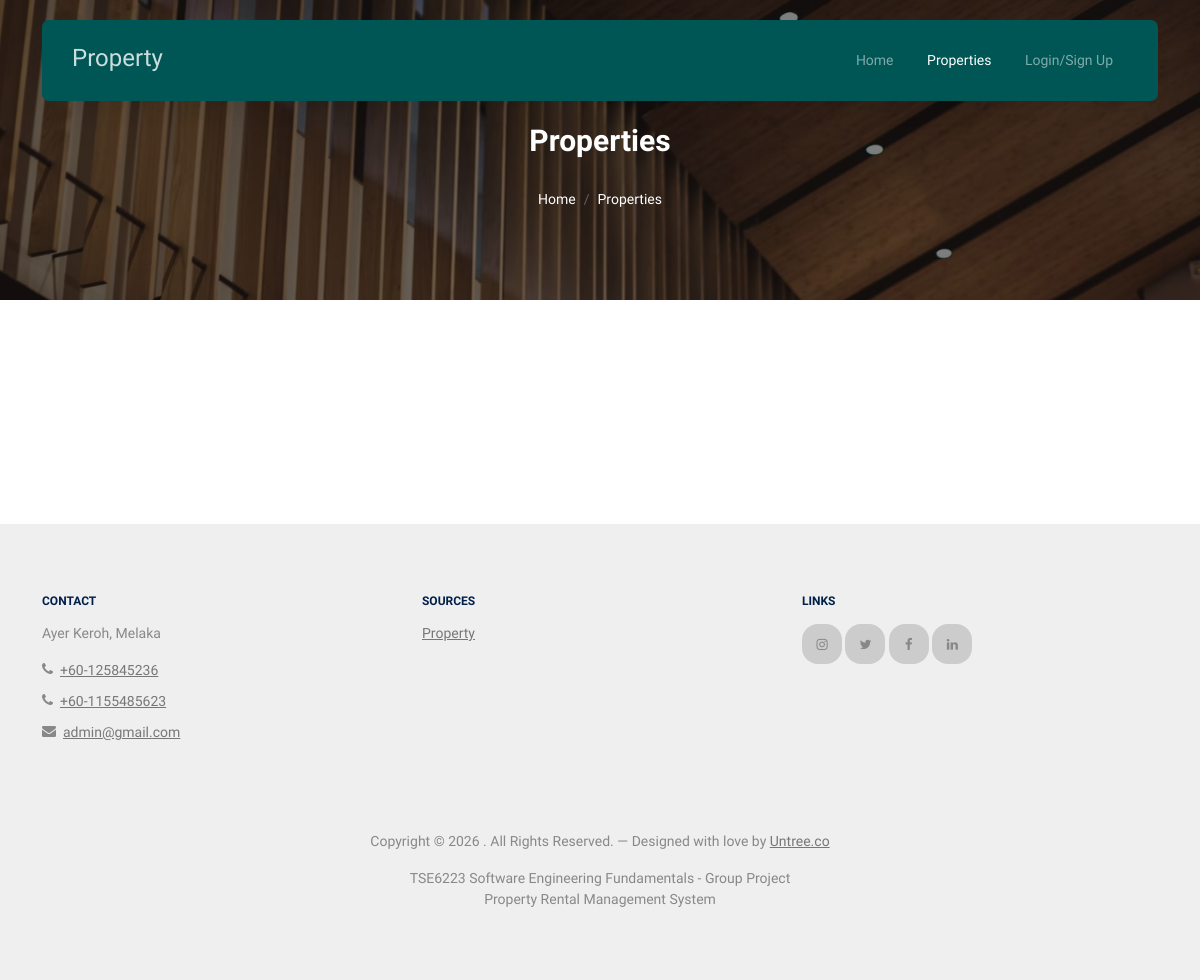
/properties.php, run on an earlier commit of the app's database.
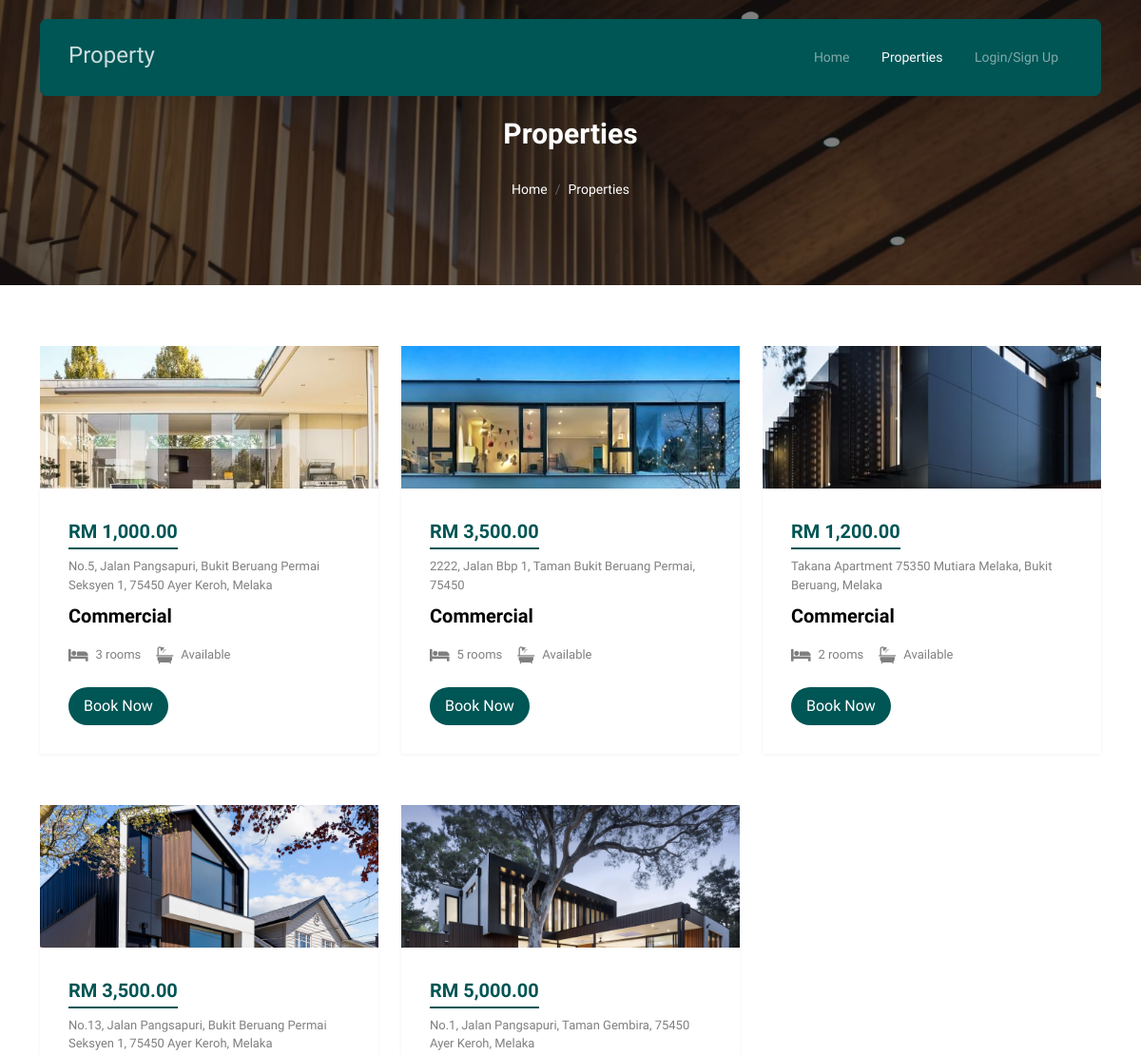
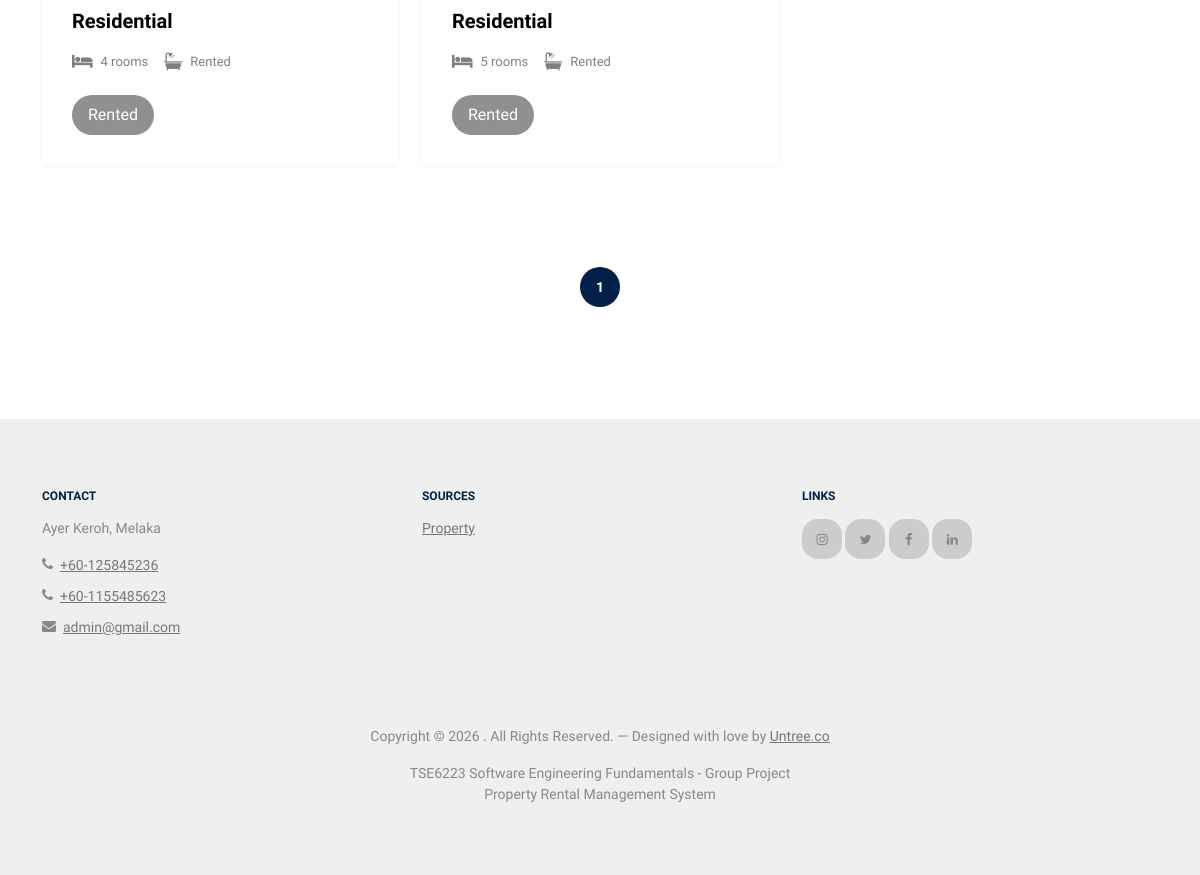
And on a later commit of the database (2 pictures, top to bottom).
### tables this page shows
CREATE TABLE `properties` (
  `property_id` int(11) NOT NULL,
  `property_name` varchar(100) NOT NULL,
  `property_type` enum('residential','commercial') NOT NULL,
  `address` text NOT NULL,
  `rental_price` decimal(10,2) NOT NULL,
  `number_of_rooms` int(11) DEFAULT NULL,
  `property_description` text DEFAULT NULL,
  `occupancy_status` enum('available','rented') DEFAULT 'available',
  `property_image` varchar(255) DEFAULT NULL,
  `activation` enum('active','inactive') NOT NULL,
  `created_at` timestamp NOT NULL DEFAULT current_timestamp()
);

### properties.php (the view, shortened to what this page needs)
<?php
include 'databaseconnection.php';
$propertyQuery = mysqli_query(
    $conn,
    "SELECT *
     FROM properties
     WHERE activation='active'
     ORDER BY property_id DESC"
);
?>
<!DOCTYPE html>
<html lang="en">
  <head>
    <link rel="stylesheet" href="fonts/icomoon/style.css" />
    <link rel="stylesheet" href="fonts/flaticon/font/flaticon.css" />
    <link rel="stylesheet" href="css/tiny-slider.css" />
    <link rel="stylesheet" href="css/aos.css" />
    <link rel="stylesheet" href="css/style.css" />
  </head>
  <body>
    <nav class="site-nav">
      <div class="container">
        <div class="menu-bg-wrap">
          <div class="site-navigation">
            <a href="index.html" class="logo m-0 float-start">Property</a>
            <ul
              class="js-clone-nav d-none d-lg-inline-block text-start site-menu float-end"
            >
              <li><a href="index.php">Home</a></li>
              <li class="active"> <a href="properties.php">Properties</a></li>
              <li><a href="login.php">Login/Sign Up</a></li>
            </ul>
          </div>
        </div>
      </div>
    </nav>
    <div
      class="hero page-inner overlay"
      style="background-image: url('images/hero_bg_1.jpg')"
    >
      <div class="container">
        <div class="row justify-content-center align-items-center">
          <div class="col-lg-9 text-center mt-5">
            <h1 class="heading" data-aos="fade-up">Properties</h1>
            <nav
              aria-label="breadcrumb"
              data-aos="fade-up"
              data-aos-delay="200"
            >
              <ol class="breadcrumb text-center justify-content-center">
                <li class="breadcrumb-item"><a href="index.php">Home</a></li>
                <li class="breadcrumb-item active text-white-50" aria-current="page" style="color: white !important">
                  Properties
                </li>
              </ol>
            </nav>
          </div>
        </div>
      </div>
    </div>
    <div class="section section-properties">
        <div class="container">
          <div class="row">
            <?php while($property = mysqli_fetch_assoc($propertyQuery)) {
                $isRented = ($property['occupancy_status'] === 'rented');
                $btnClass = $isRented ? 'btn-secondary disabled' : 'btn-primary';
            ?>
            <div class="col-xs-12 col-sm-6 col-md-6 col-lg-4 mb-4">
              <div class="property-item mb-30">
                <a href="<?php echo $isRented ? '#' : 'login.php'; ?>">
                  <img src="Admin/<?php echo htmlspecialchars($property['property_image']); ?>"
                      class="img-fluid"
                      style="height:250px; width:100%; object-fit:cover;"
                      alt="<?php echo htmlspecialchars($property['property_name']); ?>">
                </a>
                <div class="property-content">
                  <div class="price mb-2">
                    <span>RM <?php echo number_format($property['rental_price'], 2); ?></span>
                  </div>
                  <span class="d-block mb-2 text-black-50">
                    <?php echo htmlspecialchars($property['address']); ?>
                  </span>
                  <span class="city d-block mb-3">
                    <?php echo ucfirst($property['property_type']); ?>
                  </span>
                  <div class="specs d-flex mb-4">
                    <span class="d-flex align-items-center me-3">
                      <span class="icon-bed me-2"></span>
                      <span class="caption"><?php echo $property['number_of_rooms'] ?? 0; ?> rooms</span>
                    </span>
                    <span class="d-flex align-items-center">
                      <span class="icon-bath me-2"></span>
                      <span class="caption">
                        <?php echo ucfirst($property['occupancy_status']); ?>
                      </span>
                    </span>
                  </div>
                  <a href="<?php echo $isRented ? '#' : 'login.php'; ?>"
                    class="btn py-2 px-3 <?php echo $btnClass; ?>">
                    <?php echo $isRented ? 'Rented' : 'Book Now'; ?>
                  </a>
                </div>
              </div>
            </div>
            <?php } ?>
          </div>
          <div class="row py-5">
            <div class="col-12 d-flex justify-content-center">
              <div class="custom-pagination">
                <?php
                  $totalProperties = mysqli_num_rows($propertyQuery);
                  $propertiesPerPage = 9;
                  $totalPages = ceil($totalProperties / $propertiesPerPage);
                  for($i = 1; $i <= $totalPages; $i++) {
                    echo '<a href="properties.php?page='.$i.'"'.($i==1?' class="active"':'').'>'.$i.'</a>';
                  }
                ?>
              </div>
            </div>
          </div>
        </div>
      </div>
    <div class="site-footer">
    <div class="container">
        <div class="row">
          <div class="col-lg-4">
            <div class="widget">
              <h3>Contact</h3>
              <address>Ayer Keroh, Melaka</address>
              <ul class="list-unstyled links">
                <li>
                  <span class="icon-phone"></span>
                  <a href="tel://125845236">+60-125845236</a>
                </li>
                <li>
                  <span class="icon-phone"></span>
                  <a href="tel://1155485623">+60-1155485623</a>
                </li>
                <li>
                  <span class="icon-envelope"></span>
                  <a href="mailto:adminl@gmail.com">admin@gmail.com</a>
                </li>
              </ul>
            </div>
          </div>
          <div class="col-lg-4">
            <div class="widget">
              <h3>Sources</h3>
              <ul class="list-unstyled float-start links">
                <li><a href="properties.php">Property</a></li>
              </ul>
            </div>
          </div>
          <div class="col-lg-4">
            <div class="widget">
              <h3>Links</h3>
              <ul class="list-unstyled social">
                <li>
                  <a><span class="icon-instagram"></span></a>
                </li>
                <li>
                  <a><span class="icon-twitter"></span></a>
                </li>
                <li>
                  <a><span class="icon-facebook"></span></a>
                </li>
                <li>
                  <a><span class="icon-linkedin"></span></a>
                </li>
              </ul>
            </div>
          </div>
        </div>
        <div class="row mt-5">
          <div class="col-12 text-center">
            <p>
              Copyright &copy;
              . All Rights Reserved. &mdash; Designed with love by
              <a href="https://untree.co">Untree.co</a>
            </p>
            <div>
             TSE6223 Software Engineering Fundamentals - Group Project
            </div>
            <div>
              Property Rental Management System
            </div>
          </div>
        </div>
      </div>
    </div>
  </body>
</html>

### properties.php (style rules this page uses)
.btn-secondary.disabled, .btn-secondary:disabled { background-color: #555 !important; color: #fff !important; cursor: not-allowed; pointer-events: none; }

What changed in the data, as far as the page shows it:
added properties: property_image (picture), rental_price "1,000.00", address "No.5, Jalan Pangsapuri, Bukit Beruang Permai Seksyen 1, 75450 Ayer Keroh, Melaka", property_type "Commercial", number_of_rooms "3", occupancy_status "Available", shows "Book Now"
added properties: property_image (picture), rental_price "3,500.00", address "2222, Jalan Bbp 1, Taman Bukit Beruang Permai, 75450", property_type "Commercial", number_of_rooms "5", occupancy_status "Available", shows "Book Now"
added properties: property_image (picture), rental_price "1,200.00", address "Takana Apartment 75350 Mutiara Melaka, Bukit Beruang, Melaka", property_type "Commercial", number_of_rooms "2", occupancy_status "Available", shows "Book Now"
added properties: property_image (picture), rental_price "3,500.00", address "No.13, Jalan Pangsapuri, Bukit Beruang Permai Seksyen 1, 75450 Ayer Keroh, Melaka", property_type "Residential", number_of_rooms "4", occupancy_status "Rented"
added properties: property_image (picture), rental_price "5,000.00", address "No.1, Jalan Pangsapuri, Taman Gembira, 75450 Ayer Keroh, Melaka", property_type "Residential", number_of_rooms "5", occupancy_status "Rented"
Also different on the page:
new list line: "1"
